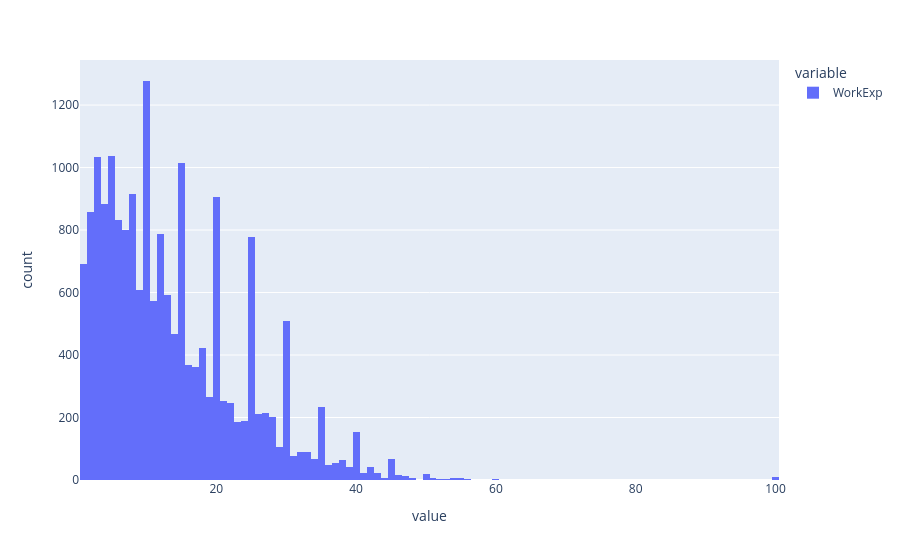

Notebook cell for this chart:
### Code cell
px.histogram(X_processed['WorkExp'])

### Figure 1 — Plotly figure (JSON) as saved in the notebook; plotly's stock layout.template omitted (floating-point values rounded to 4 significant figures; data arrays with more than 128 entries replaced by an {"elided": "..."} marker saying what was removed)
{"data": [{"bingroup": "x", "hovertemplate": "variable=WorkExp<br>value=%{x}<br>count=%{y}<extra></extra>", "legendgroup": "WorkExp", "marker": {"color": "#636efa", "pattern": {"shape": ""}}, "name": "WorkExp", "orientation": "v", "showlegend": true, "type": "histogram", "x": {"elided": "19157 float values"}, "xaxis": "x", "yaxis": "y"}], "layout": {"barmode": "relative", "legend": {"title": {"text": "variable"}, "tracegroupgap": 0}, "margin": {"t": 60}, "xaxis": {"anchor": "y", "domain": [0, 1], "title": {"text": "value"}}, "yaxis": {"anchor": "x", "domain": [0, 1], "title": {"text": "count"}}}}
